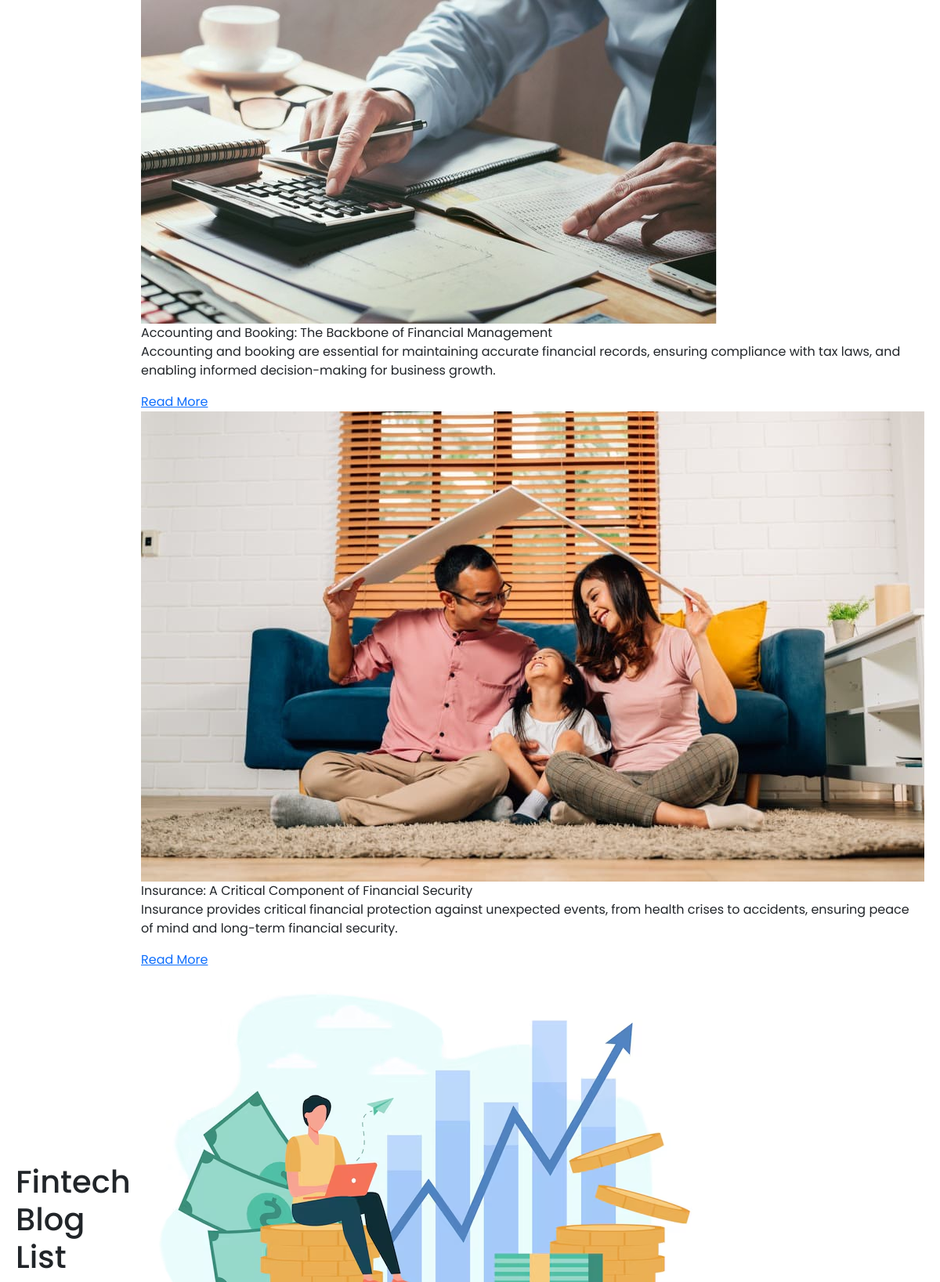
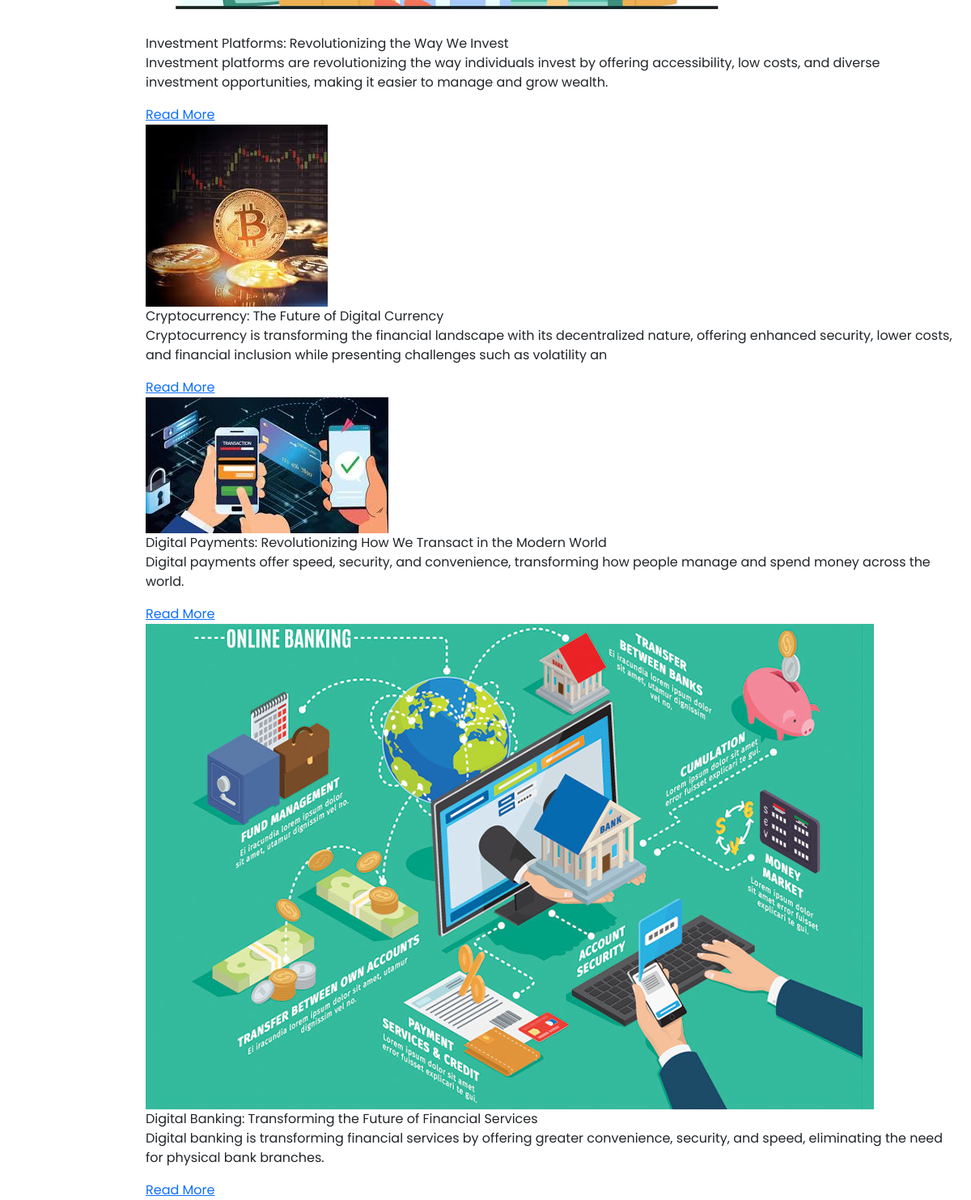
Page /blog/fintech/ on the committed database (2 pictures, top to bottom).
### blog/models.py (models this page shows, shortened)
class Blog(models.Model):
    BLOG_TYPE_CHOICES = [
        ('commerce', 'commerce'),
        ('energy', 'energy'),
        ('esports', 'esports'),
        ('fintech', 'fintech'),
        ('healthcare', 'healthcare'),
        ('realestate', 'realestate'),
        ('tour', 'tour'),
    ]
    title = models.CharField(max_length=255)
    slug = models.SlugField(unique=False, blank=True)
    image = models.ImageField(upload_to="blog/images/blog_images")
    content = models.TextField()
    short_description = models.CharField(max_length=200, blank=True, null=True)
    category = models.CharField(max_length=100)
    published_date = models.DateTimeField(auto_now_add=True)
    author = models.CharField(max_length=100, default="Unknown Author")
    author_description = models.TextField(default="No description available.")
    author_image = models.ImageField(
    upload_to='blog/images/author_images/',
    default='blog/images/author_images/default_author_image.png',
    blank=True, null=True
    )
    active = models.BooleanField(default=True)
    tags = models.ManyToManyField(Tag, blank=True)
    blog_type = models.CharField(
        max_length=20, choices=BLOG_TYPE_CHOICES, default='healthcare'
    )  # Default value corrected

### blog/views.py (the view)
# urls.py: path("fintech/", views.blog_list, {"blog_type": "fintech"}, name="fintech_blog_list"),
def blog_list(request, blog_type=None):
    if blog_type not in dict(Blog.BLOG_TYPE_CHOICES).keys():
        messages.error(request, 'Invalid blog type!')
        return redirect('blog:form')
    blogs = Blog.objects.filter(active=True, blog_type=blog_type).order_by("-published_date")
    for blog in blogs:
        if not blog.slug or not slugify(blog.slug):
            blog.slug = slugify(blog.title)
            blog.save()
    return render(request, f'{blog_type}_blog_list.html', {
        "blogs": blogs,
        "blog_type": blog_type
    })

### blog/templates/fintech_blog_list.html (shortened to what this page needs)
{% load static %}
<!DOCTYPE html>
<html lang="en">
<head>
    <link href="https://cdn.jsdelivr.net/npm/bootstrap@5.3.0-alpha1/dist/css/bootstrap.min.css" rel="stylesheet">
    <link rel="stylesheet" href="{% static 'css/styles.css' %}">
    {% include 'favicon.html' %}
</head>
<body>
    <div class="container">
        <h1 class="page-title">Fintech Blog List</h1>
        <div class="blog-grid">
            {% for blog in blogs %}
            <div class="blog-card">
                <div class="blog-image">
                    {% if blog.image %}
                        <img src="{{ blog.image.url }}" alt="{{ blog.title }}" class="blog-img">
                    {% else %}
                        <img src="{% static 'images/default_blog_image.jpg' %}" alt="{{ blog.title }}" class="blog-img">
                    {% endif %}
                    <div class="blog-title">{{ blog.title }}</div>
                </div>
                <div class="blog-content">
                    <p class="blog-text">{{ blog.short_description|default:blog.content|truncatewords:30|safe }}</p>
                    <a href="{% url 'blog:fintech_blog_detail' blog.slug %}" class="read-more" aria-label="Read more about {{ blog.title }}">Read More</a>
                </div>
            </div>
            {% endfor %}
        </div>
    </div>
</body>
</html>

### static/css/styles.css (style rules this page uses)
:root { --green: #19af62; --white: #ffffff; --light-gray: #f7f7f7; --medium-gray: #d6d4d4; --dark-gray: #6e7d83; --text-color: #353c3f; --shadow: 0 4px 10px rgba(0, 0, 0, 0.2); }
body { background-image: url("../images/backdrop.jpg"); background-position: bottom; scroll-behavior: smooth; width: 100%; margin: 0; font-family: "Poppins", sans-serif; margin: 0 auto; }
.container { display: flex; justify-content: space-between; align-items: center; width: 100%; max-width: 1440px; margin: 0 auto; padding: 0 20px; box-sizing: border-box; }

### rows in the picture
Blog: image (picture), title "Accounting and Booking: The Backbone of Financial Management", short_description "Accounting and booking are essential for maintaining accurate financial records, ensuring compliance with tax laws, and enabling informed decision-making for business growth."
Blog: image (picture), title "Insurance: A Critical Component of Financial Security", short_description "Insurance provides critical financial protection against unexpected events, from health crises to accidents, ensuring peace of mind and long-term financial security."
Blog: image (picture), title "Investment Platforms: Revolutionizing the Way We Invest", short_description "Investment platforms are revolutionizing the way individuals invest by offering accessibility, low costs, and diverse investment opportunities, making it easier to manage and grow wealth."
Blog: image (picture), title "Cryptocurrency: The Future of Digital Currency", short_description "Cryptocurrency is transforming the financial landscape with its decentralized nature, offering enhanced security, lower costs, and financial inclusion while presenting challenges such as volatility an"
Blog: image (picture), title "Digital Payments: Revolutionizing How We Transact in the Modern World", short_description "Digital payments offer speed, security, and convenience, transforming how people manage and spend money across the world."
Blog: image (picture), title "Digital Banking: Transforming the Future of Financial Services", short_description "Digital banking is transforming financial services by offering greater convenience, security, and speed, eliminating the need for physical bank branches."
